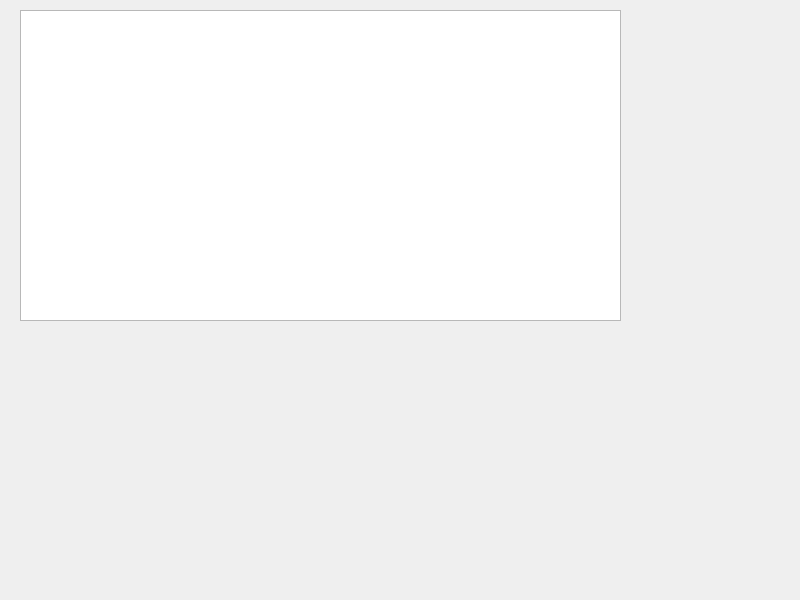
<?xml version="1.0" encoding="UTF-8"?>
<ui version="4.0">
 <class>MainWindow</class>
 <widget class="QMainWindow" name="MainWindow">
  <property name="geometry">
   <rect>
    <x>0</x>
    <y>0</y>
    <width>800</width>
    <height>600</height>
   </rect>
  </property>
  <property name="windowTitle">
   <string>MainWindow</string>
  </property>
  <widget class="QWidget" name="centralwidget">
   <widget class="QTableWidget" name="tableWidget">
    <property name="geometry">
     <rect>
      <x>20</x>
      <y>10</y>
      <width>601</width>
      <height>311</height>
     </rect>
    </property>
   </widget>
  </widget>
 </widget>
 <resources/>
 <connections/>
</ui>
